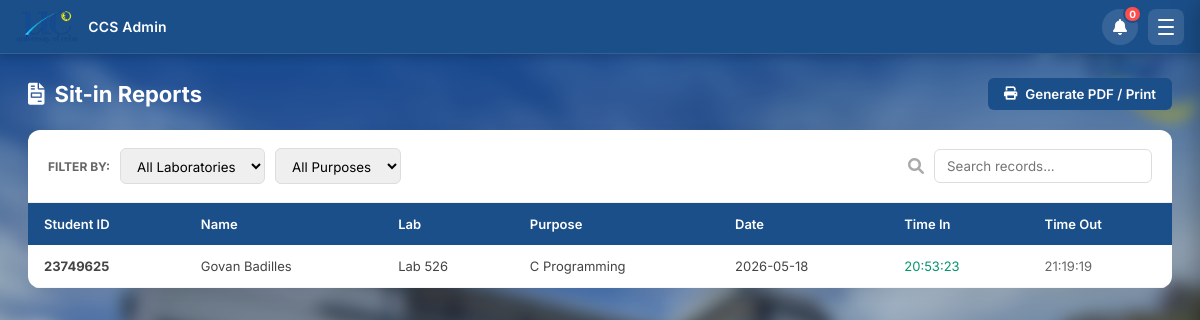
The app's page /reports (signed in), older data.
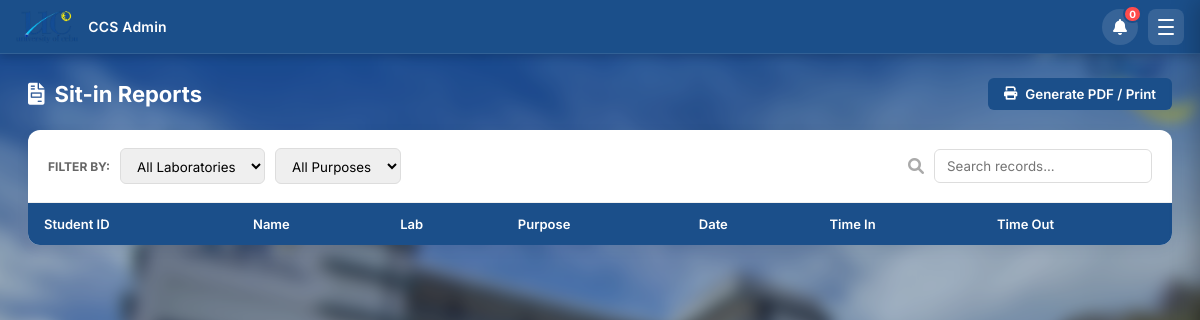
The same page, newer data.
### tables this page shows
CREATE TABLE sitin_records (
            id INTEGER PRIMARY KEY AUTOINCREMENT,
            id_number TEXT NOT NULL,
            purpose TEXT,
            lab TEXT,
            pc_number INTEGER,
            time_in DATETIME DEFAULT CURRENT_TIMESTAMP,
            time_out DATETIME,
            status TEXT DEFAULT 'Active',
            feedback TEXT DEFAULT ''
        );

CREATE TABLE users (
            id INTEGER PRIMARY KEY AUTOINCREMENT,
            id_number TEXT UNIQUE NOT NULL,
            lastname TEXT NOT NULL,
            firstname TEXT NOT NULL,
            middlename TEXT,
            course_level TEXT,
            password TEXT NOT NULL,
            email TEXT,
            course TEXT,
            address TEXT,
            role TEXT DEFAULT 'student',
            remaining_sessions INTEGER DEFAULT 30,
            profile_pic TEXT DEFAULT 'default_profile.png'
        );

### app.py (the view)
@app.route('/reports')
def reports():
    if 'user_id' not in session or session.get('role') != 'admin':
        return redirect(url_for('home'))
    conn = get_db_connection()
    cur  = conn.cursor()
    start_date     = request.args.get('start_date', '')
    end_date       = request.args.get('end_date', '')
    lab_filter     = request.args.get('lab', '')
    purpose_filter = request.args.get('purpose', '')
    if USE_PG:
        query  = "SELECT s.*, u.firstname, u.lastname, u.course FROM sitin_records s JOIN users u ON s.id_number = u.id_number WHERE 1=1"
        date_cast_start = "DATE(s.time_in) >= %s::DATE"
        date_cast_end   = "DATE(s.time_in) <= %s::DATE"
    else:
        query  = "SELECT s.*, u.firstname, u.lastname, u.course FROM sitin_records s JOIN users u ON s.id_number = u.id_number WHERE 1=1"
        date_cast_start = "date(s.time_in) >= date(?)"
        date_cast_end   = "date(s.time_in) <= date(?)"
    params = []
    if start_date:
        query += f" AND {date_cast_start}"; params.append(start_date)
    if end_date:
        query += f" AND {date_cast_end}";   params.append(end_date)
    if lab_filter:
        query += f" AND s.lab = {PH}";      params.append(lab_filter)
    if purpose_filter:
        query += f" AND s.purpose = {PH}";  params.append(purpose_filter)
    query += " ORDER BY s.time_in DESC"
    cur.execute(query, params)
    records = cur.fetchall()
    cur.execute("SELECT DISTINCT lab FROM sitin_records WHERE lab IS NOT NULL"); labs     = cur.fetchall()
    cur.execute("SELECT DISTINCT purpose FROM sitin_records WHERE purpose IS NOT NULL"); purposes = cur.fetchall()
    conn.close()
    return render_template('reports.html', records=records, labs=labs, purposes=purposes,
        start_date=start_date, end_date=end_date, lab_filter=lab_filter, purpose_filter=purpose_filter)

### app.py (called while the page is built)
def get_db_connection():
    if USE_PG:
        conn = psycopg2.connect(DATABASE_URL, cursor_factory=psycopg2.extras.RealDictCursor)
        conn.autocommit = False
        return conn
    else:
        conn = sqlite3.connect(DB_PATH)
        conn.row_factory = sqlite3.Row
        return conn

### templates/reports.html (shortened to what this page needs)
<!DOCTYPE html>
<html lang="en">
<head>
    <link rel="stylesheet" href="{{ url_for('static', filename='style.css') }}">
    <link rel="stylesheet" href="{{ url_for('static', filename='admin.css') }}">
    <link rel="stylesheet" href="https://cdnjs.cloudflare.com/ajax/libs/font-awesome/6.0.0/css/all.min.css">
</head>
<body class="admin-page">
    <nav class="navbar">
        <div class="nav-left">
            <img src="{{ url_for('static', filename='images/uclogonav.png') }}" alt="UC Logo">
            <span class="nav-brand">CCS Admin</span>
        </div>
        <div class="nav-right">
            <div class="notif-wrapper" id="notifWrapper">
                <button class="notif-bell-btn" id="notifBellBtn" onclick="toggleNotifDropdown(event)"><i class="fas fa-bell"></i><span class="notif-badge" id="notifBadge" style="display:none;">0</span></button>
            </div>
            <button class="hamburger-btn" id="hamburgerBtn" onclick="toggleSidebar()"><span></span><span></span><span></span></button>
        </div>
    </nav>
    <div class="page-wrapper">
        <div class="page-header">
            <h1 class="page-title"><i class="fas fa-file-invoice"></i> Sit-in Reports</h1>
            <button class="btn-print" onclick="window.print()"><i class="fas fa-print"></i> Generate PDF / Print</button>
        </div>
        <div class="report-card">
            <div class="report-toolbar">
                <div class="filter-group">
                    <label style="font-size:12px; font-weight:700; color:#666;">FILTER BY:</label>
                    <select id="filterLab" onchange="filterReports()">
                        <option value="">All Laboratories</option>
                    </select>
                    <select id="filterPurpose" onchange="filterReports()">
                        <option value="">All Purposes</option>
                    </select>
                </div>
                <div class="filter-group">
                    <i class="fas fa-search" style="color:#aaa;"></i>
                    <input type="text" id="searchReport" onkeyup="filterReports()" placeholder="Search records...">
                </div>
            </div>
            <div style="overflow-x: auto;">
                <table class="modern-table">
                    <thead>
                        <tr>
                            <th>Student ID</th>
                            <th>Name</th>
                            <th>Lab</th>
                            <th>Purpose</th>
                            <th>Date</th>
                            <th>Time In</th>
                            <th>Time Out</th>
                        </tr>
                    </thead>
                    <tbody>
                        {% for row in records %}
                        <tr class="report-row" data-lab="{{ row['lab'] }}" data-purpose="{{ row['purpose'] }}">
                            <td style="font-weight:700;">{{ row['id_number'] }}</td>
                            <td>{{ row['firstname'] }} {{ row['lastname'] }}</td>
                            <td>{{ row['lab'] }}</td>
                            <td>{{ row['purpose'] }}</td>
                            <td>{{ row['time_in'].split(' ')[0] }}</td>
                            <td style="color:#059669;">{{ row['time_in'].split(' ')[1] }}</td>
                            <td style="color:#666;">{{ row['time_out'].split(' ')[1] if row['time_out'] else '—' }}</td>
                        </tr>
                        {% endfor %}
                    </tbody>
                </table>
            </div>
        </div>
    </div>
</body>
</html>

Row changes from the older to the newer data that the page shows:
removed sitin_records: id_number "23749625", firstname "Govan", lastname "Badilles", lab "Lab 526", purpose "C Programming", time_in "2026-05-18", time_in "20:53:23", time_out "21:19:19"
